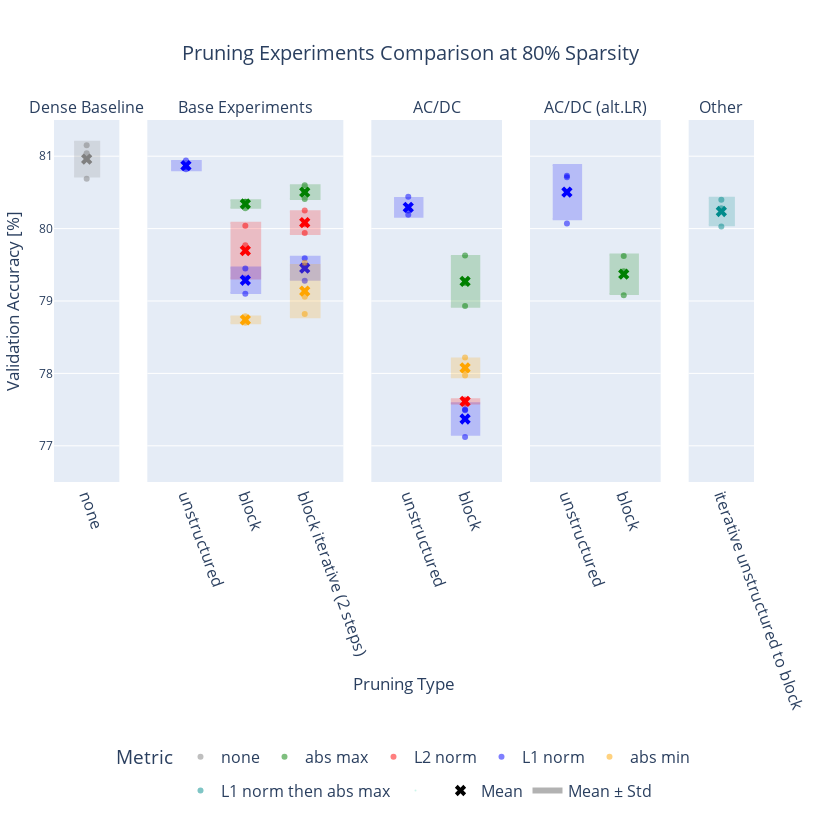

The code cell stored with this chart in its notebook:
### Code cell
# Calculate subplot widths
group_widths = [len(group['experiment'].unique()) for _, group in grouped]
total = sum(group_widths)
normalized_widths = [w / total for w in group_widths]

custom_order = ['none', 'unstructured', 'iterative unstructured to block', 'block', 'block iterative (2 steps)', 'block iterative (multiple steps)', 'block stepwise gradual']

# Create subplots with proportional widths
fig = make_subplots(
    rows=1,
    cols=len(grouped),
    shared_yaxes=True,
    column_widths=normalized_widths,
    subplot_titles=[group for group, _ in grouped]
)

shown_metrics = set()

for i, (group_name, group_df) in enumerate(grouped, start=1):
    experiments = [exp for exp in custom_order if exp in group_df['experiment'].unique()]
    experiment_to_x = {exp: 1 + j/5 for j, exp in enumerate(experiments)}
    box_width = 0.05  # Controls whisker rectangle width
    xmin = 1 -box_width - 0.08
    xmax = max(experiment_to_x.values()) + box_width + 0.08

    for metric in group_df['metric'].unique():
        subset = group_df[group_df['metric'] == metric]
        show_legend = metric not in shown_metrics

        # Compute mean and std
        stats = subset.groupby('experiment')['valid_accuracy'].agg(['mean', 'std']).reset_index()

        # Plot raw data
        fig.add_trace(
            go.Scatter(
                x=[experiment_to_x[exp] - 0 for exp in subset['experiment']],
                y=subset['valid_accuracy'],
                mode='markers',
                marker=dict(size=6, opacity=0.5, color=color_map[metric]),
                name=f'{metric}' if show_legend else None,
                legendgroup=metric,
                showlegend=show_legend
            ),
            row=1,
            col=i
        )

        # Plot rectangular whiskers (mean ± std)
        for _, row_stats in stats.iterrows():
            x_center = experiment_to_x[row_stats['experiment']]
            mean = row_stats['mean']
            std = row_stats['std']
            x0 = x_center - box_width
            x1 = x_center + box_width
            y0 = mean - std
            y1 = mean + std

            fig.add_trace(
                go.Scatter(
                    x=[x0, x1, x1, x0],  # Points to define the rectangle corners
                    y=[y0, y0, y1, y1],  # Points to define the rectangle height
                    fill='toself',  # Fill the area inside the rectangle
                    fillcolor=color_map[metric],  # Fill color
                    opacity=0.2,  # Transparency of the filled area
                    line=dict(color=color_map[metric]),  
                    showlegend=False,  # Don't show in the legend,
                    mode='lines'
                ),
                row=1,
                col=i
            )

        # Plot mean as 'x'
        fig.add_trace(
            go.Scatter(
                x=[experiment_to_x[exp] for exp in stats['experiment']],
                y=stats['mean'],
                mode='markers',
                marker=dict(symbol='x', size=10, color=color_map[metric]),
                name=f'{metric} mean' if show_legend else None,
                legendgroup=metric,
                showlegend=False
            ),
            row=1,
            col=i
        )

        if show_legend:
            shown_metrics.add(metric)

    # Set tick labels back to experiment names
    fig.update_xaxes(
        range=[xmin, xmax],
        tickmode='array',
        tickvals=list(experiment_to_x.values()),
        ticktext=list(experiment_to_x.keys()),
        row=1,
        col=i,
        tickfont=dict(size=16)
    )

# Add a blank trace to create space in the legend
fig.add_trace(
    go.Scatter(
    x=[None], y=[None],
    mode='markers',
    marker=dict(size=0, opacity=0),  # Invisible marker
    name=''  # Empty name to act as a separator
    )
)

x_offset = 1e6  # Very large number off-screen
fig.add_trace(
    go.Scatter(
        x=[x_offset, x_offset + 1, x_offset + 1, x_offset, x_offset, x_offset + 0.5],
        y=stats['mean'],
        mode='markers',
        marker=dict(symbol='x', size=10, color='black'),
        name='Mean',
        showlegend=True
    )
)
fig.add_trace(
    go.Scatter(
        x=[x_offset - box_width, x_offset + box_width, x_offset + box_width, x_offset - box_width],  # Points to define the rectangle corners
        y=[75, 75, 80, 80],  # Points to define the rectangle height
        fill='toself',  # Fill the area inside the rectangle
        fillcolor='black',  # Fill color
        opacity=0.3,  # Transparency of the filled area
        name='Mean ± Std',
        mode='none',              # This hides both line and marker
        showlegend=True, 
    ),
    row=1,
    col=i
)


fig.update_layout(
    title=dict(
        text='Pruning Experiments Comparison at 80% Sparsity',
        x=0.5,             
        xanchor='center', 
        font=dict(size=20) 
    ),
    yaxis_title='Validation Accuracy [%]',
    legend_title='Metric',
    height=820,
    width=820,
    yaxis=dict(titlefont=dict(size=17)),
)
fig.update_layout(annotations=[])
fig.add_annotation(
    text="Pruning Type",
    xref="paper",
    yref="paper",
    x=0.5,
    y=-0.52,
    showarrow=False,
    font=dict(size=17),
    xanchor='center',
    yanchor='top'
)
fig.update_xaxes(tickangle=70)
fig.update_xaxes(showgrid=False)  
fig.update_layout(
    legend=dict(
        orientation='h',  # Make the legend horizontal
        yanchor='bottom',  # Set the legend's vertical position
        y=-0.9, 
        xanchor='center',  # Set the legend's horizontal position
        x=0.5,  # Center the legend horizontally,
        font=dict(size=16)
    ),
    margin=dict(
            l=50,  
            r=50,  
            t=120,  
    ),
)
fig.update_yaxes(range=[76.5, 81.5])
# pio.write_image(fig, "plots/exports/plot80.png", width=820, height=820, scale=3)
fig.show()

### Figure 1 — Plotly figure (JSON) as saved in the notebook; plotly's stock layout.template omitted (floating-point values rounded to 4 significant figures)
{"data": [{"legendgroup": "none", "marker": {"color": "grey", "opacity": 0.5, "size": 6}, "mode": "markers", "name": "none", "showlegend": true, "type": "scatter", "x": [1, 1, 1], "xaxis": "x", "y": [81.04, 80.69, 81.15], "yaxis": "y"}, {"fill": "toself", "fillcolor": "grey", "line": {"color": "grey"}, "mode": "lines", "opacity": 0.2, "showlegend": false, "type": "scatter", "x": [0.95, 1.05, 1.05, 0.95], "xaxis": "x", "y": [80.72, 80.72, 81.2, 81.2], "yaxis": "y"}, {"legendgroup": "none", "marker": {"color": "grey", "size": 10, "symbol": "x"}, "mode": "markers", "name": "none mean", "showlegend": false, "type": "scatter", "x": [1], "xaxis": "x", "y": [80.96], "yaxis": "y"}, {"legendgroup": "abs max", "marker": {"color": "green", "opacity": 0.5, "size": 6}, "mode": "markers", "name": "abs max", "showlegend": true, "type": "scatter", "x": [1.2, 1.2, 1.2, 1.4, 1.4, 1.4], "xaxis": "x2", "y": [80.28, 80.37, 80.37, 80.41, 80.6, 80.5], "yaxis": "y2"}, {"fill": "toself", "fillcolor": "green", "line": {"color": "green"}, "mode": "lines", "opacity": 0.2, "showlegend": false, "type": "scatter", "x": [1.15, 1.25, 1.25, 1.15], "xaxis": "x2", "y": [80.29, 80.29, 80.39, 80.39], "yaxis": "y2"}, {"fill": "toself", "fillcolor": "green", "line": {"color": "green"}, "mode": "lines", "opacity": 0.2, "showlegend": false, "type": "scatter", "x": [1.35, 1.45, 1.45, 1.35], "xaxis": "x2", "y": [80.41, 80.41, 80.6, 80.6], "yaxis": "y2"}, {"legendgroup": "abs max", "marker": {"color": "green", "size": 10, "symbol": "x"}, "mode": "markers", "name": "abs max mean", "showlegend": false, "type": "scatter", "x": [1.2, 1.4], "xaxis": "x2", "y": [80.34, 80.5], "yaxis": "y2"}, {"legendgroup": "L2 norm", "marker": {"color": "red", "opacity": 0.5, "size": 6}, "mode": "markers", "name": "L2 norm", "showlegend": true, "type": "scatter", "x": [1.2, 1.2, 1.2, 1.4, 1.4, 1.4], "xaxis": "x2", "y": [79.28, 79.77, 80.04, 80.06, 79.94, 80.25], "yaxis": "y2"}, {"fill": "toself", "fillcolor": "red", "line": {"color": "red"}, "mode": "lines", "opacity": 0.2, "showlegend": false, "type": "scatter", "x": [1.15, 1.25, 1.25, 1.15], "xaxis": "x2", "y": [79.31, 79.31, 80.08, 80.08], "yaxis": "y2"}, {"fill": "toself", "fillcolor": "red", "line": {"color": "red"}, "mode": "lines", "opacity": 0.2, "showlegend": false, "type": "scatter", "x": [1.35, 1.45, 1.45, 1.35], "xaxis": "x2", "y": [79.93, 79.93, 80.24, 80.24], "yaxis": "y2"}, {"legendgroup": "L2 norm", "marker": {"color": "red", "size": 10, "symbol": "x"}, "mode": "markers", "name": "L2 norm mean", "showlegend": false, "type": "scatter", "x": [1.2, 1.4], "xaxis": "x2", "y": [79.7, 80.08], "yaxis": "y2"}, {"legendgroup": "L1 norm", "marker": {"color": "blue", "opacity": 0.5, "size": 6}, "mode": "markers", "name": "L1 norm", "showlegend": true, "type": "scatter", "x": [1.2, 1.2, 1.2, 1.4, 1.4, 1.4, 1, 1, 1], "xaxis": "x2", "y": [79.31, 79.1, 79.45, 79.59, 79.28, 79.49, 80.94, 80.82, 80.85], "yaxis": "y2"}, {"fill": "toself", "fillcolor": "blue", "line": {"color": "blue"}, "mode": "lines", "opacity": 0.2, "showlegend": false, "type": "scatter", "x": [1.15, 1.25, 1.25, 1.15], "xaxis": "x2", "y": [79.11, 79.11, 79.46, 79.46], "yaxis": "y2"}, {"fill": "toself", "fillcolor": "blue", "line": {"color": "blue"}, "mode": "lines", "opacity": 0.2, "showlegend": false, "type": "scatter", "x": [1.35, 1.45, 1.45, 1.35], "xaxis": "x2", "y": [79.3, 79.3, 79.61, 79.61], "yaxis": "y2"}, {"fill": "toself", "fillcolor": "blue", "line": {"color": "blue"}, "mode": "lines", "opacity": 0.2, "showlegend": false, "type": "scatter", "x": [0.95, 1.05, 1.05, 0.95], "xaxis": "x2", "y": [80.81, 80.81, 80.93, 80.93], "yaxis": "y2"}, {"legendgroup": "L1 norm", "marker": {"color": "blue", "size": 10, "symbol": "x"}, "mode": "markers", "name": "L1 norm mean", "showlegend": false, "type": "scatter", "x": [1.2, 1.4, 1], "xaxis": "x2", "y": [79.29, 79.45, 80.87], "yaxis": "y2"}, {"legendgroup": "abs min", "marker": {"color": "orange", "opacity": 0.5, "size": 6}, "mode": "markers", "name": "abs min", "showlegend": true, "type": "scatter", "x": [1.2, 1.2, 1.2, 1.4, 1.4, 1.4], "xaxis": "x2", "y": [78.73, 78.79, 78.7, 78.82, 79.06, 79.53], "yaxis": "y2"}, {"fill": "toself", "fillcolor": "orange", "line": {"color": "orange"}, "mode": "lines", "opacity": 0.2, "showlegend": false, "type": "scatter", "x": [1.15, 1.25, 1.25, 1.15], "xaxis": "x2", "y": [78.69, 78.69, 78.79, 78.79], "yaxis": "y2"}, {"fill": "toself", "fillcolor": "orange", "line": {"color": "orange"}, "mode": "lines", "opacity": 0.2, "showlegend": false, "type": "scatter", "x": [1.35, 1.45, 1.45, 1.35], "xaxis": "x2", "y": [78.78, 78.78, 79.5, 79.5], "yaxis": "y2"}, {"legendgroup": "abs min", "marker": {"color": "orange", "size": 10, "symbol": "x"}, "mode": "markers", "name": "abs min mean", "showlegend": false, "type": "scatter", "x": [1.2, 1.4], "xaxis": "x2", "y": [78.74, 79.14], "yaxis": "y2"}, {"legendgroup": "abs max", "marker": {"color": "green", "opacity": 0.5, "size": 6}, "mode": "markers", "showlegend": false, "type": "scatter", "x": [1.2, 1.2, 1.2], "xaxis": "x3", "y": [79.25, 78.93, 79.63], "yaxis": "y3"}, {"fill": "toself", "fillcolor": "green", "line": {"color": "green"}, "mode": "lines", "opacity": 0.2, "showlegend": false, "type": "scatter", "x": [1.15, 1.25, 1.25, 1.15], "xaxis": "x3", "y": [78.92, 78.92, 79.62, 79.62], "yaxis": "y3"}, {"legendgroup": "abs max", "marker": {"color": "green", "size": 10, "symbol": "x"}, "mode": "markers", "showlegend": false, "type": "scatter", "x": [1.2], "xaxis": "x3", "y": [79.27], "yaxis": "y3"}, {"legendgroup": "abs min", "marker": {"color": "orange", "opacity": 0.5, "size": 6}, "mode": "markers", "showlegend": false, "type": "scatter", "x": [1.2, 1.2, 1.2], "xaxis": "x3", "y": [78.04, 77.97, 78.22], "yaxis": "y3"}, {"fill": "toself", "fillcolor": "orange", "line": {"color": "orange"}, "mode": "lines", "opacity": 0.2, "showlegend": false, "type": "scatter", "x": [1.15, 1.25, 1.25, 1.15], "xaxis": "x3", "y": [77.95, 77.95, 78.21, 78.21], "yaxis": "y3"}, {"legendgroup": "abs min", "marker": {"color": "orange", "size": 10, "symbol": "x"}, "mode": "markers", "showlegend": false, "type": "scatter", "x": [1.2], "xaxis": "x3", "y": [78.08], "yaxis": "y3"}, {"legendgroup": "L1 norm", "marker": {"color": "blue", "opacity": 0.5, "size": 6}, "mode": "markers", "showlegend": false, "type": "scatter", "x": [1.2, 1.2, 1.2, 1, 1, 1], "xaxis": "x3", "y": [77.49, 77.12, 77.5, 80.19, 80.25, 80.44], "yaxis": "y3"}, {"fill": "toself", "fillcolor": "blue", "line": {"color": "blue"}, "mode": "lines", "opacity": 0.2, "showlegend": false, "type": "scatter", "x": [1.15, 1.25, 1.25, 1.15], "xaxis": "x3", "y": [77.15, 77.15, 77.59, 77.59], "yaxis": "y3"}, {"fill": "toself", "fillcolor": "blue", "line": {"color": "blue"}, "mode": "lines", "opacity": 0.2, "showlegend": false, "type": "scatter", "x": [0.95, 1.05, 1.05, 0.95], "xaxis": "x3", "y": [80.16, 80.16, 80.42, 80.42], "yaxis": "y3"}, {"legendgroup": "L1 norm", "marker": {"color": "blue", "size": 10, "symbol": "x"}, "mode": "markers", "showlegend": false, "type": "scatter", "x": [1.2, 1], "xaxis": "x3", "y": [77.37, 80.29], "yaxis": "y3"}, {"legendgroup": "L2 norm", "marker": {"color": "red", "opacity": 0.5, "size": 6}, "mode": "markers", "showlegend": false, "type": "scatter", "x": [1.2, 1.2, 1.2], "xaxis": "x3", "y": [77.62, 77.64, 77.58], "yaxis": "y3"}, {"fill": "toself", "fillcolor": "red", "line": {"color": "red"}, "mode": "lines", "opacity": 0.2, "showlegend": false, "type": "scatter", "x": [1.15, 1.25, 1.25, 1.15], "xaxis": "x3", "y": [77.58, 77.58, 77.64, 77.64], "yaxis": "y3"}, {"legendgroup": "L2 norm", "marker": {"color": "red", "size": 10, "symbol": "x"}, "mode": "markers", "showlegend": false, "type": "scatter", "x": [1.2], "xaxis": "x3", "y": [77.61], "yaxis": "y3"}, {"legendgroup": "abs max", "marker": {"color": "green", "opacity": 0.5, "size": 6}, "mode": "markers", "showlegend": false, "type": "scatter", "x": [1.2, 1.2, 1.2], "xaxis": "x4", "y": [79.62, 79.08, 79.41], "yaxis": "y4"}, {"fill": "toself", "fillcolor": "green", "line": {"color": "green"}, "mode": "lines", "opacity": 0.2, "showlegend": false, "type": "scatter", "x": [1.15, 1.25, 1.25, 1.15], "xaxis": "x4", "y": [79.1, 79.1, 79.64, 79.64], "yaxis": "y4"}, {"legendgroup": "abs max", "marker": {"color": "green", "size": 10, "symbol": "x"}, "mode": "markers", "showlegend": false, "type": "scatter", "x": [1.2], "xaxis": "x4", "y": [79.37], "yaxis": "y4"}, {"legendgroup": "L1 norm", "marker": {"color": "blue", "opacity": 0.5, "size": 6}, "mode": "markers", "showlegend": false, "type": "scatter", "x": [1, 1, 1], "xaxis": "x4", "y": [80.71, 80.73, 80.07], "yaxis": "y4"}, {"fill": "toself", "fillcolor": "blue", "line": {"color": "blue"}, "mode": "lines", "opacity": 0.2, "showlegend": false, "type": "scatter", "x": [0.95, 1.05, 1.05, 0.95], "xaxis": "x4", "y": [80.13, 80.13, 80.88, 80.88], "yaxis": "y4"}, {"legendgroup": "L1 norm", "marker": {"color": "blue", "size": 10, "symbol": "x"}, "mode": "markers", "showlegend": false, "type": "scatter", "x": [1], "xaxis": "x4", "y": [80.5], "yaxis": "y4"}, {"legendgroup": "L1 norm then abs max", "marker": {"color": "rgb(0, 139, 139)", "opacity": 0.5, "size": 6}, "mode": "markers", "name": "L1 norm then abs max", "showlegend": true, "type": "scatter", "x": [1, 1, 1], "xaxis": "x5", "y": [80.28, 80.4, 80.03], "yaxis": "y5"}, {"fill": "toself", "fillcolor": "rgb(0, 139, 139)", "line": {"color": "rgb(0, 139, 139)"}, "mode": "lines", "opacity": 0.2, "showlegend": false, "type": "scatter", "x": [0.95, 1.05, 1.05, 0.95], "xaxis": "x5", "y": [80.05, 80.05, 80.43, 80.43], "yaxis": "y5"}, {"legendgroup": "L1 norm then abs max", "marker": {"color": "rgb(0, 139, 139)", "size": 10, "symbol": "x"}, "mode": "markers", "name": "L1 norm then abs max mean", "showlegend": false, "type": "scatter", "x": [1], "xaxis": "x5", "y": [80.24], "yaxis": "y5"}, {"marker": {"opacity": 0, "size": 0}, "mode": "markers", "name": "", "type": "scatter", "x": [null], "y": [null]}, {"marker": {"color": "black", "size": 10, "symbol": "x"}, "mode": "markers", "name": "Mean", "showlegend": true, "type": "scatter", "x": [1000000, 1000001, 1000001, 1000000, 1000000, 1000000.0], "y": [80.24]}, {"fill": "toself", "fillcolor": "black", "mode": "none", "name": "Mean ± Std", "opacity": 0.3, "showlegend": true, "type": "scatter", "x": [1000000.0, 1000000.0, 1000000.0, 1000000.0], "xaxis": "x5", "y": [75, 75, 80, 80], "yaxis": "y5"}], "layout": {"annotations": [{"font": {"size": 16}, "showarrow": false, "text": "Dense Baseline", "x": 0.04667, "xanchor": "center", "xref": "paper", "y": 1, "yanchor": "bottom", "yref": "paper"}, {"font": {"size": 16}, "showarrow": false, "text": "Base Experiments", "x": 0.2733, "xanchor": "center", "xref": "paper", "y": 1, "yanchor": "bottom", "yref": "paper"}, {"font": {"size": 16}, "showarrow": false, "text": "AC/DC", "x": 0.5467, "xanchor": "center", "xref": "paper", "y": 1, "yanchor": "bottom", "yref": "paper"}, {"font": {"size": 16}, "showarrow": false, "text": "AC/DC (alt.LR)", "x": 0.7733, "xanchor": "center", "xref": "paper", "y": 1, "yanchor": "bottom", "yref": "paper"}, {"font": {"size": 16}, "showarrow": false, "text": "Other", "x": 0.9533, "xanchor": "center", "xref": "paper", "y": 1, "yanchor": "bottom", "yref": "paper"}, {"font": {"size": 17}, "showarrow": false, "text": "Pruning Type", "x": 0.5, "xanchor": "center", "xref": "paper", "y": -0.52, "yanchor": "top", "yref": "paper"}], "height": 820, "legend": {"font": {"size": 16}, "orientation": "h", "title": {"text": "Metric"}, "x": 0.5, "xanchor": "center", "y": -0.9, "yanchor": "bottom"}, "margin": {"l": 50, "r": 50, "t": 120}, "title": {"font": {"size": 20}, "text": "Pruning Experiments Comparison at 80% Sparsity", "x": 0.5, "xanchor": "center"}, "width": 820, "xaxis": {"anchor": "y", "domain": [0, 0.09333], "range": [0.87, 1.13], "showgrid": false, "tickangle": 70, "tickfont": {"size": 16}, "tickmode": "array", "ticktext": ["none"], "tickvals": [1]}, "xaxis2": {"anchor": "y2", "domain": [0.1333, 0.4133], "range": [0.87, 1.53], "showgrid": false, "tickangle": 70, "tickfont": {"size": 16}, "tickmode": "array", "ticktext": ["unstructured", "block", "block iterative (2 steps)"], "tickvals": [1, 1.2, 1.4]}, "xaxis3": {"anchor": "y3", "domain": [0.4533, 0.64], "range": [0.87, 1.33], "showgrid": false, "tickangle": 70, "tickfont": {"size": 16}, "tickmode": "array", "ticktext": ["unstructured", "block"], "tickvals": [1, 1.2]}, "xaxis4": {"anchor": "y4", "domain": [0.68, 0.8667], "range": [0.87, 1.33], "showgrid": false, "tickangle": 70, "tickfont": {"size": 16}, "tickmode": "array", "ticktext": ["unstructured", "block"], "tickvals": [1, 1.2]}, "xaxis5": {"anchor": "y5", "domain": [0.9067, 1], "range": [0.87, 1.13], "showgrid": false, "tickangle": 70, "tickfont": {"size": 16}, "tickmode": "array", "ticktext": ["iterative unstructured to block"], "tickvals": [1]}, "yaxis": {"anchor": "x", "domain": [0, 1], "range": [76.5, 81.5], "title": {"font": {"size": 17}, "text": "Validation Accuracy [%]"}}, "yaxis2": {"anchor": "x2", "domain": [0, 1], "matches": "y", "range": [76.5, 81.5], "showticklabels": false}, "yaxis3": {"anchor": "x3", "domain": [0, 1], "matches": "y", "range": [76.5, 81.5], "showticklabels": false}, "yaxis4": {"anchor": "x4", "domain": [0, 1], "matches": "y", "range": [76.5, 81.5], "showticklabels": false}, "yaxis5": {"anchor": "x5", "domain": [0, 1], "matches": "y", "range": [76.5, 81.5], "showticklabels": false}}}
